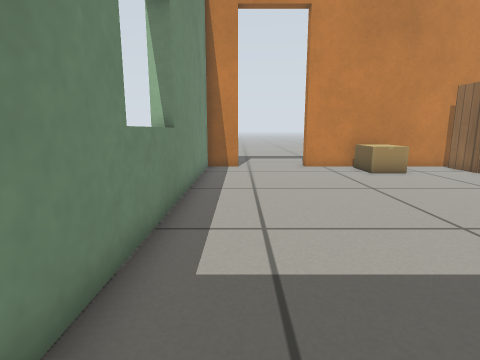
[1] (above)

14 first-person views from a walk through a robot-simulator world made for Gazebo. The camera is 0.49 m above the floor, tilts 10° down and sees 80° across. The floor is counted in squares, 0.25 m on a side. Each view is taken from the middle of a square. On the plan, view 1 faces up. The plan holds only what a view shows up to about 16 squares ahead; the rest is blank. Gazebo's built-in surfaces are drawn with simple patterns.

[2]
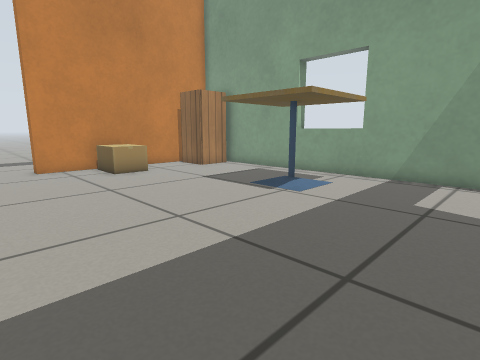

[3]
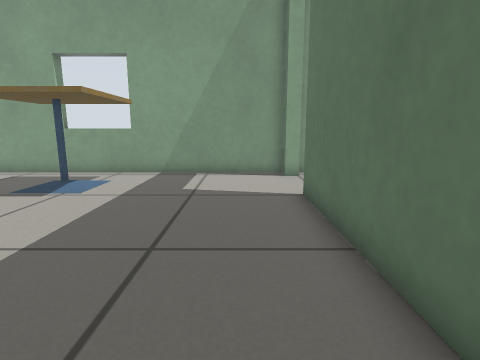

[4]
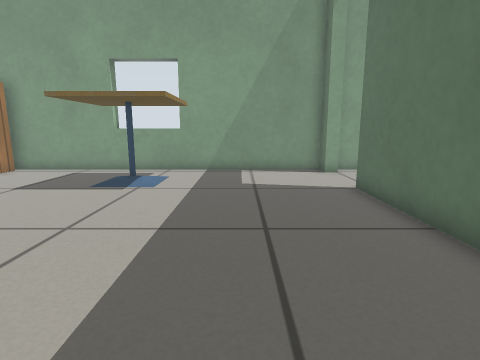

[5]
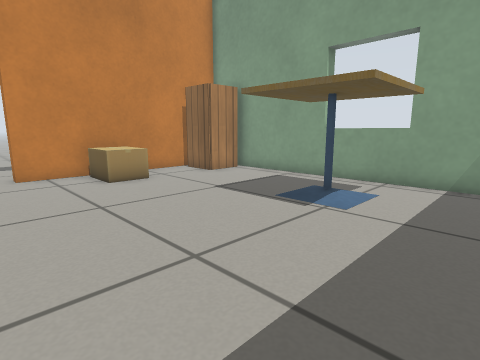

[6]
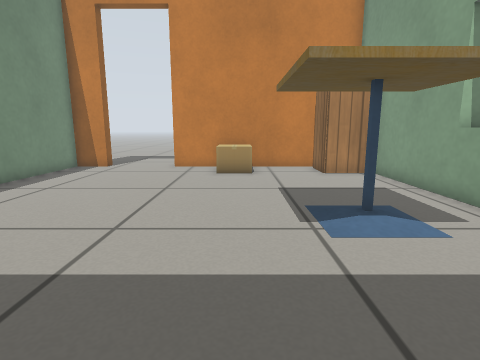

[7]
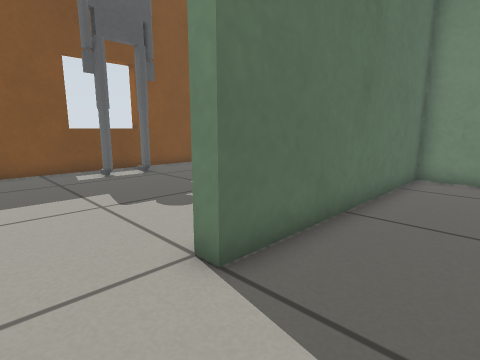

[8]
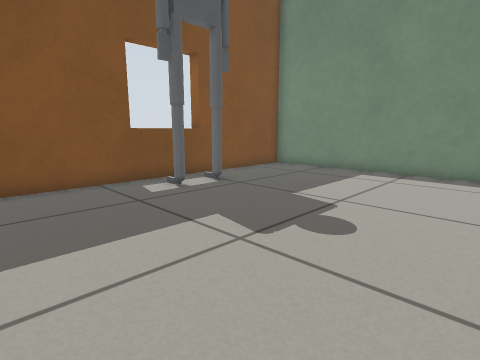

[9]
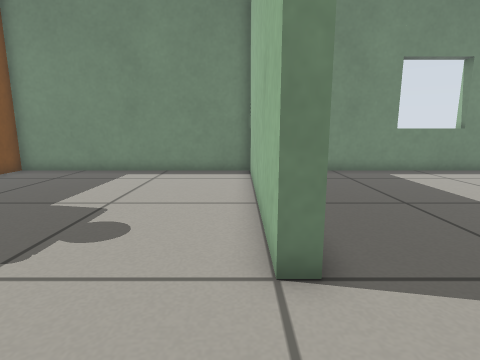

[10]
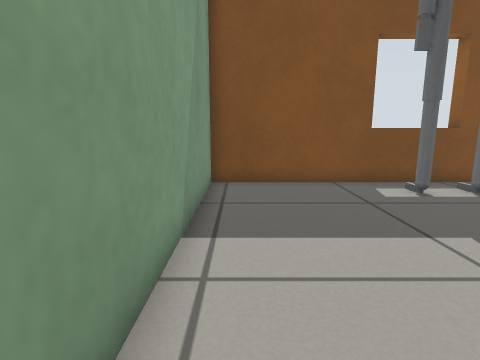

[11]
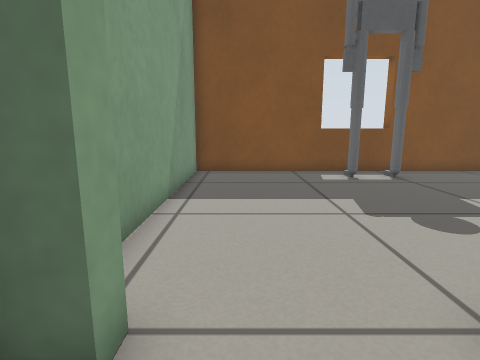

[12]
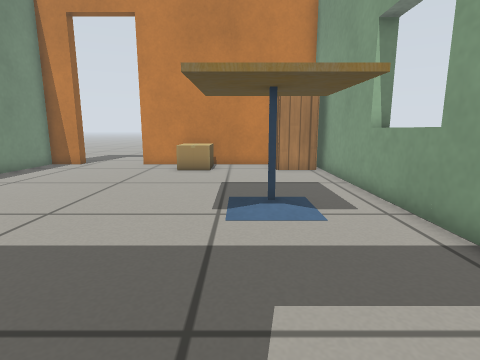

[13]
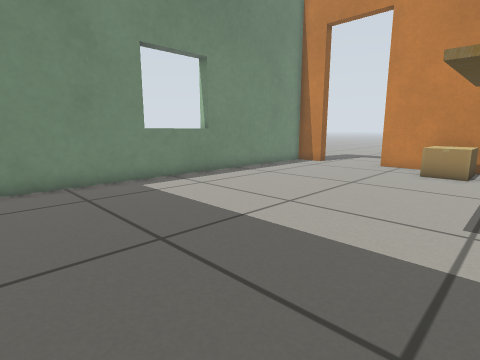

[14]
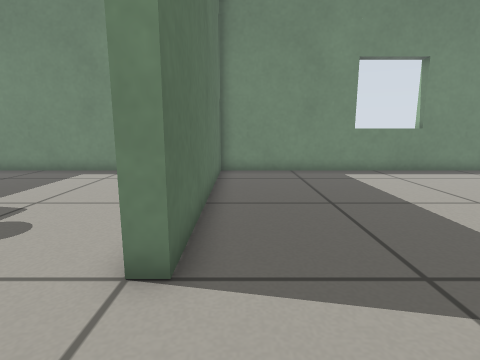

### Floor plan
Ten units are one square. View 1 is at (0, 0); x grows to the right and y downward. Boxes are objects, and circles mark ways between rooms. Rooms are numbered by the first view taken in them; rooms with no view inside come last. Other rooms are left out.
<svg viewBox="-22 -160 158 301">
<path fill="none" stroke="#000" d="M-1 -152 -17 -152 -17 19 85 19M112 -152 35 -152M121 19 131 19 131 -143M85 25 -17 25 -17 136 131 136 131 26"/>
<rect x="55" y="-145" width="20" height="20" fill="#bbb"><title>cardboard box</title></rect>
<rect x="75" y="-85" width="40" height="50" fill="#bbb"><title>cafe table</title></rect>
<rect x="105" y="-145" width="20" height="20" fill="#bbb"><title>cabinet</title></rect>
<rect x="35" y="115" width="30" height="10" fill="#bbb"><title>other object</title></rect>
<circle cx="105" cy="20" r="3" fill="#2a7"/>
<text x="50" y="-70">1</text>
<text x="50" y="80">2</text>
</svg>
Room 1 opens to room 2.

Where each view was taken, in squares from view 1:
view 1: 0 up, 0 right, facing up
view 2: 0 up, 1 right, facing up-right
view 3: 0 up, 0 right, facing right
view 4: 2 up, 1 left, facing right
view 5: 2 up, 2 right, facing up-right
view 6: 0 up, 7 right, facing up
view 7: 1 up, 11 right, facing down-left
view 8: 3 down, 12 right, facing down-left
view 9: 3 down, 12 right, facing left
view 10: 3 down, 12 right, facing down
view 11: 0 up, 11 right, facing down
view 12: 1 down, 9 right, facing up
view 13: 1 down, 9 right, facing up-left
view 14: 1 down, 12 right, facing left
